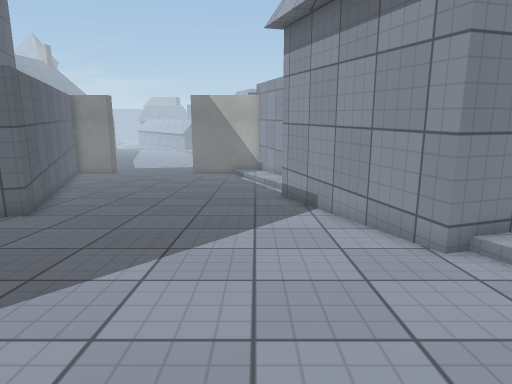
View 1 (above)

17 first-person views from a walk through a 3-D level made in the Unity game engine. The camera is 1.2 m above the floor, tilts 12° down and sees 70° across. The floor is counted in squares, 0.5 m on a side. Each view is taken from the middle of a square. On the plan, view 1 faces up. The plan holds only what a view shows up to about 20 squares ahead; the rest is blank. The place goes on beyond the plan. Some animated figures are left out. Surface patterns are stand-ins for the level's own textures.

View 2
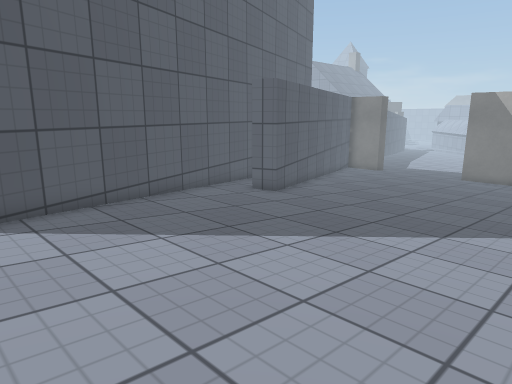

View 3
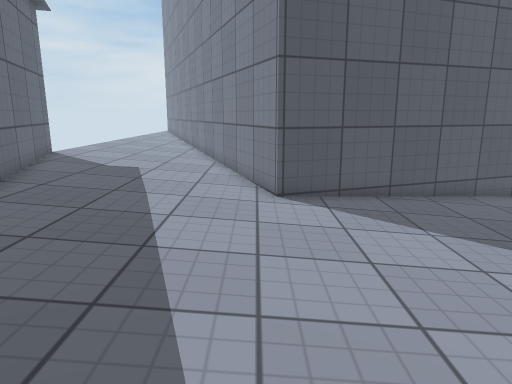

View 4
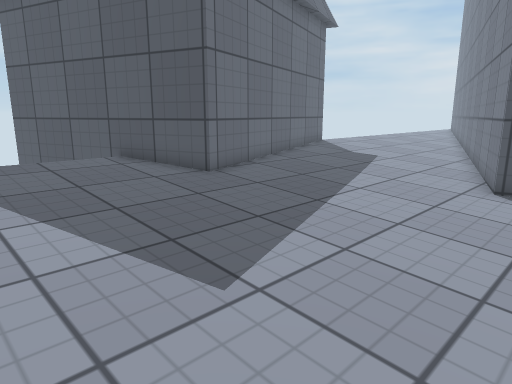

View 5
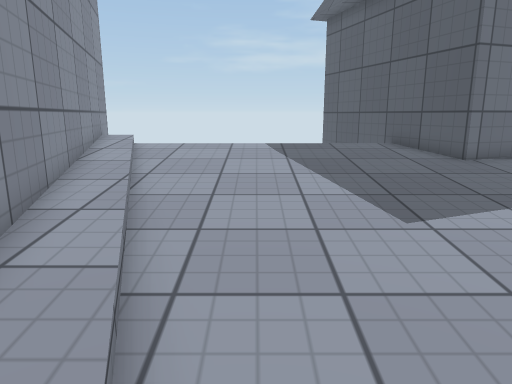

View 6
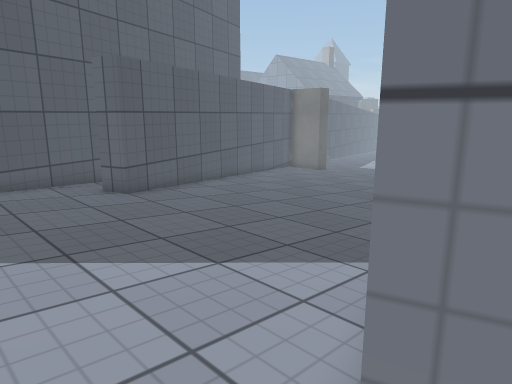

View 7
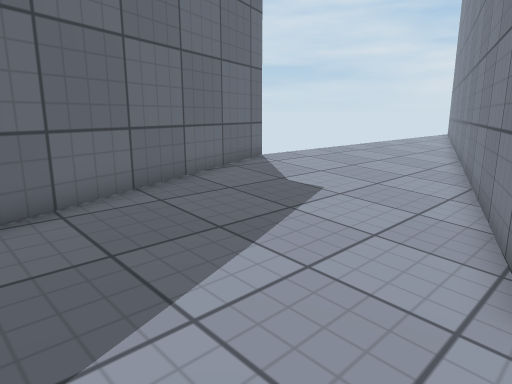

View 8
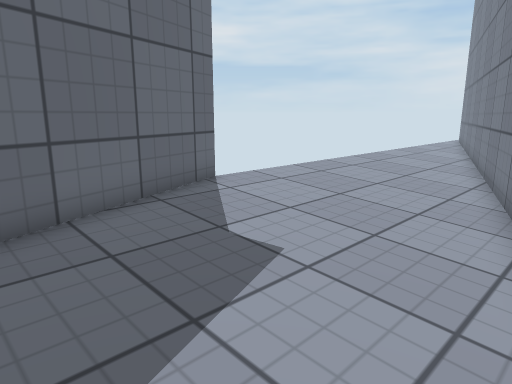

View 9
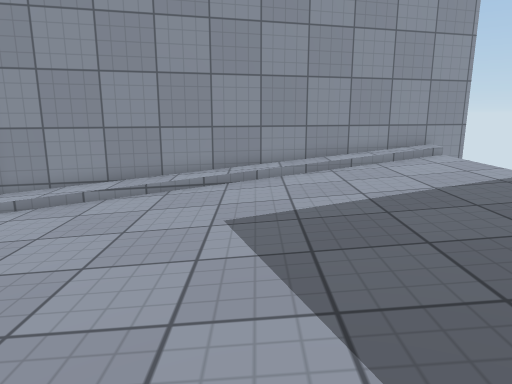

View 10
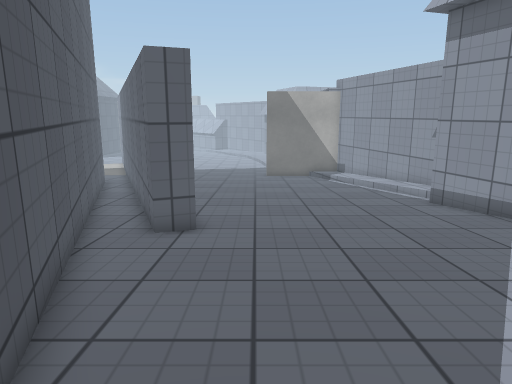

View 11
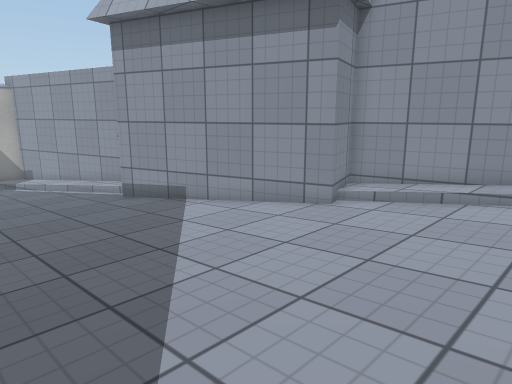

View 12
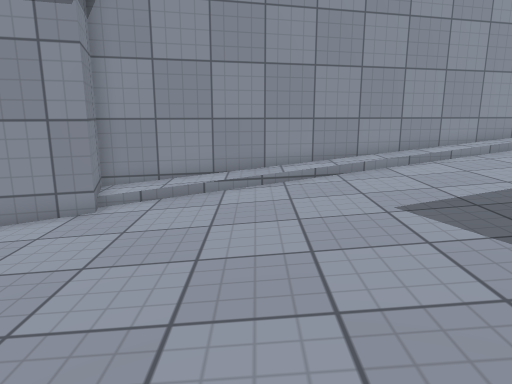

View 13
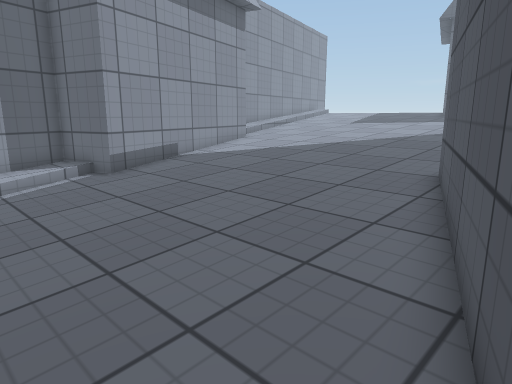

View 14
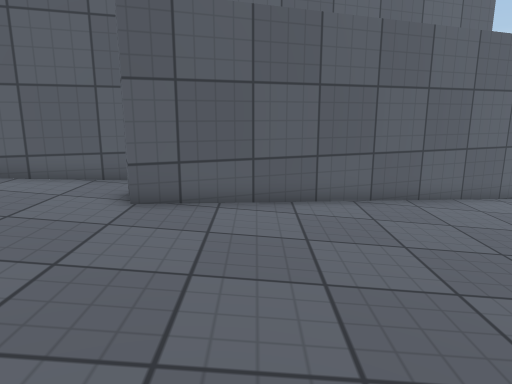

View 15
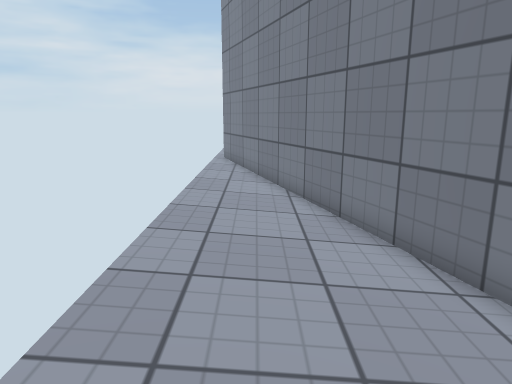

View 16
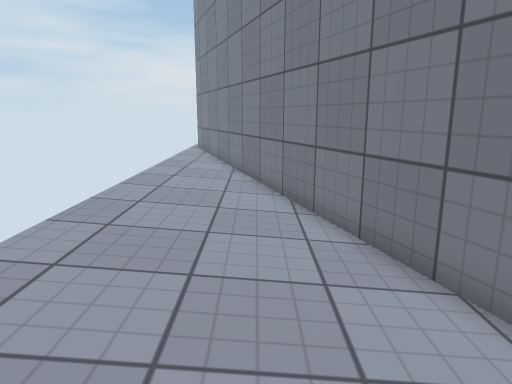

View 17
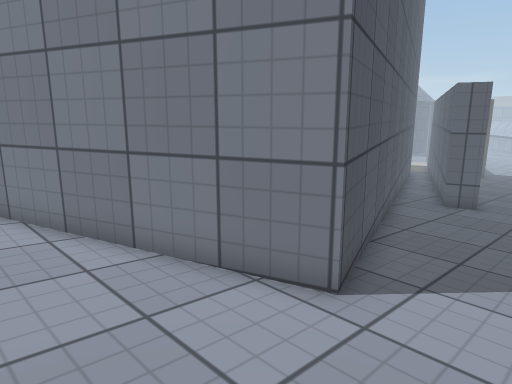

### Floor plan
Key: @ floor where view 1 was taken; # wall or solid block; . main floor; : floor 0.25 m higher than the main floor; - floor 0.25 m lower than the main floor; _ floor 0.5 m lower than the main floor; < floor 0.75 m lower than the main floor; ( floor 1 m lower than the main floor; ! floor 1.25 m lower than the main floor; / step, stairs or slope.
Columns run from 33 left of view 1 to 11 right of it. Each row starts with its distance up from view 1.
 22                      #!!!!!!!!!!!!(##
 21                      ##(((((((((((/(#
 20                      ##(((((((((((/(#
 19                       ##(((((((((((<#
 18                       ##(((((((((((<##
 17                        #((((((((((####
 16                        ##(((((((((##
 15                        ##<<<<<<<<<<#
 14                       ####<<<<<<<<<#
 13                       #<##<<<<<<<<<##
 12                       #<##<<<<<<<<<<#
 11                       #<<<<<<<<<<<<<#
 10                       ##<<<<<<<<<<<<##
  9                        #_____________#
  8                        ##____________####
  7                         #_____________/-#
  6                         #______________-##
  5                         ##_____________- #
  4                          #_____________/-#
  3                          #---------------#
  2                          ##--------------##
  1                          ##-------------/.#
  0                        ###-------@------/.#
 -1                     ####-----------------.#
 -2                  ####--------------------/##
 -3               ####-----------------------/.#
 -4             ###............................#
 -5          ####............................./#
 -6       ####...................###........../##
 -7    ####...................#######..........:#
 -8 #  #...................####     #..........:#
 -9 #                   ####        #.          #

Positions as (right, up) in squares from view 1, and headings:
1: (0, 0), facing up
2: (3, 0), facing up-left
3: (4, 0), facing left
4: (5, 3), facing down-left
5: (5, 6), facing down
6: (5, 6), facing up-left
7: (-2, 1), facing down-left
8: (-6, -1), facing down-left
9: (-6, -1), facing right
10: (-6, 2), facing up
11: (-6, 1), facing up-right
12: (-6, 3), facing right
13: (-11, 22), facing down-right
14: (1, 15), facing left
15: (-13, -7), facing left
16: (-9, -5), facing left
17: (-4, -4), facing up-left
